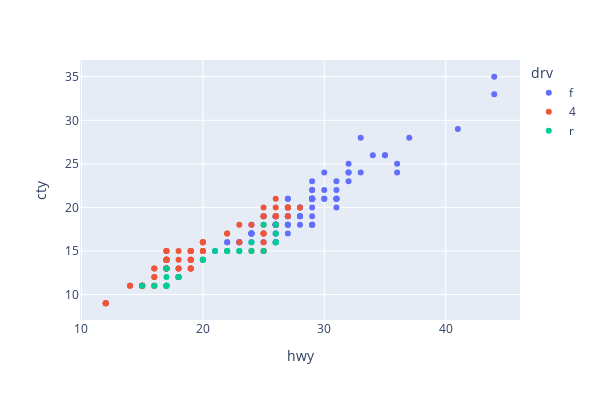

Notebook cell for this chart:
### Code cell
px.scatter(mpg, x = 'hwy', y = 'cty', color = 'drv',
           width = 600, height = 400)

### Figure 1 — Plotly figure (JSON) as saved in the notebook; plotly's stock layout.template omitted (floating-point values rounded to 4 significant figures)
{"data": [{"hovertemplate": "drv=f<br>hwy=%{x}<br>cty=%{y}<extra></extra>", "legendgroup": "f", "marker": {"color": "#636efa", "symbol": "circle"}, "mode": "markers", "name": "f", "orientation": "v", "showlegend": true, "type": "scatter", "x": [29, 29, 31, 30, 26, 26, 27, 27, 30, 26, 29, 26, 24, 24, 22, 22, 24, 24, 17, 22, 21, 23, 23, 33, 32, 32, 29, 32, 34, 36, 36, 29, 26, 27, 30, 31, 26, 26, 28, 26, 29, 28, 27, 24, 24, 24, 29, 27, 31, 32, 27, 26, 26, 25, 25, 26, 26, 27, 28, 25, 29, 27, 31, 31, 26, 26, 28, 27, 29, 31, 31, 26, 26, 27, 30, 33, 35, 37, 35, 29, 26, 29, 29, 24, 44, 29, 26, 29, 29, 29, 29, 23, 24, 44, 41, 29, 26, 28, 29, 29, 29, 28, 29, 26, 26, 26], "xaxis": "x", "y": [18, 21, 20, 21, 16, 18, 18, 19, 22, 18, 18, 17, 18, 17, 16, 16, 17, 17, 11, 15, 15, 16, 16, 28, 24, 25, 23, 24, 26, 25, 24, 21, 18, 18, 21, 21, 18, 18, 19, 19, 19, 20, 20, 17, 16, 17, 21, 19, 23, 23, 19, 19, 18, 19, 19, 18, 16, 17, 18, 16, 21, 21, 21, 21, 18, 18, 19, 21, 21, 21, 22, 18, 18, 18, 24, 24, 26, 28, 26, 21, 19, 21, 22, 17, 33, 21, 19, 22, 21, 21, 21, 16, 17, 35, 29, 21, 19, 20, 20, 21, 18, 19, 21, 16, 18, 17], "yaxis": "y"}, {"hovertemplate": "drv=4<br>hwy=%{x}<br>cty=%{y}<extra></extra>", "legendgroup": "4", "marker": {"color": "#EF553B", "symbol": "circle"}, "mode": "markers", "name": "4", "orientation": "v", "showlegend": true, "type": "scatter", "x": [26, 25, 28, 27, 25, 25, 25, 25, 24, 25, 23, 19, 14, 15, 17, 19, 18, 17, 17, 19, 19, 12, 17, 15, 17, 17, 12, 17, 16, 18, 15, 16, 12, 17, 17, 16, 12, 15, 16, 17, 15, 17, 19, 17, 19, 19, 17, 17, 17, 16, 16, 17, 15, 17, 22, 19, 20, 17, 12, 19, 18, 14, 15, 18, 18, 15, 17, 19, 19, 17, 17, 17, 20, 18, 25, 24, 27, 25, 26, 23, 26, 26, 26, 26, 25, 27, 25, 27, 20, 20, 19, 17, 20, 17, 15, 18, 20, 20, 22, 17, 19, 18, 20], "xaxis": "x", "y": [18, 16, 20, 19, 15, 17, 17, 15, 15, 17, 16, 14, 11, 11, 14, 15, 14, 13, 14, 14, 14, 9, 11, 11, 13, 13, 9, 13, 11, 13, 11, 12, 9, 13, 13, 12, 9, 11, 11, 13, 11, 14, 15, 14, 13, 13, 13, 14, 14, 13, 13, 13, 11, 13, 17, 15, 15, 14, 9, 14, 13, 11, 11, 12, 12, 11, 14, 13, 13, 13, 14, 15, 14, 12, 18, 18, 20, 19, 20, 18, 21, 19, 19, 19, 20, 20, 19, 20, 15, 16, 15, 15, 16, 14, 11, 13, 15, 16, 17, 15, 15, 15, 16], "yaxis": "y"}, {"hovertemplate": "drv=r<br>hwy=%{x}<br>cty=%{y}<extra></extra>", "legendgroup": "r", "marker": {"color": "#00cc96", "symbol": "circle"}, "mode": "markers", "name": "r", "orientation": "v", "showlegend": true, "type": "scatter", "x": [20, 15, 20, 17, 17, 26, 23, 26, 25, 24, 17, 17, 18, 26, 25, 26, 24, 21, 22, 23, 22, 20, 17, 16, 18], "xaxis": "x", "y": [14, 11, 14, 13, 12, 16, 15, 16, 15, 15, 11, 11, 12, 18, 18, 17, 16, 15, 15, 15, 15, 14, 11, 11, 12], "yaxis": "y"}], "layout": {"height": 400, "legend": {"title": {"text": "drv"}, "tracegroupgap": 0}, "margin": {"t": 60}, "width": 600, "xaxis": {"anchor": "y", "domain": [0, 1], "title": {"text": "hwy"}}, "yaxis": {"anchor": "x", "domain": [0, 1], "title": {"text": "cty"}}}}
